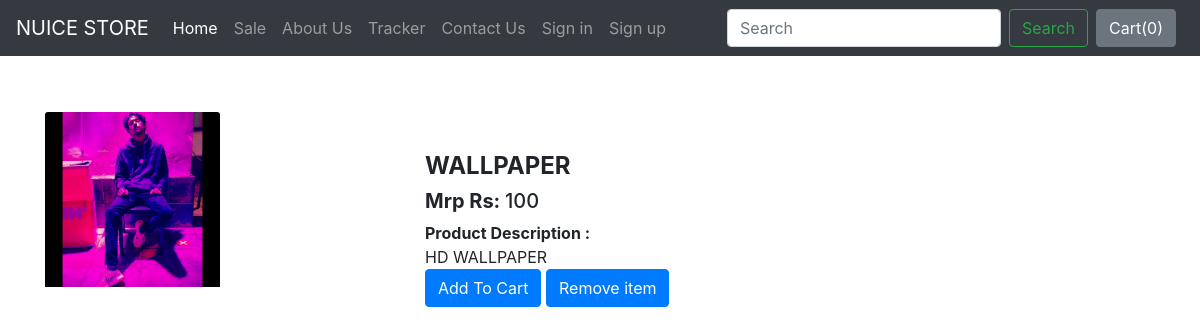
Page /shop/productview/13 on the committed database.
### shop/models.py (models this page shows)
class Product(models.Model):
    product_id = models.AutoField(primary_key=True)
    product_name = models.CharField(max_length=50)
    desc = models.CharField(max_length=300)
    category = models.CharField(max_length=50,default="")
    subcategory = models.CharField(max_length=50,default="")
    price = models.IntegerField(default=0)
    image = models.ImageField(upload_to="shop/images",default="")
    def __str__(self):
        return self.product_name

### shop/views.py (the view, shortened to what this page needs)
# urls.py: path("productview/<int:myid>",views.productview, name = "productview"),
def productview(request,myid):
    product = Product.objects.filter(product_id=myid)
    print(product)
    return render(request,'shop/productview.html',{'product':product[0]})

### shop/templates/shop/productview.html (shortened to what this page needs)
{% extends 'shop/basic.html' %}
{% block body %}
<div class ="container mt-5 ">
    <div class="row">
    <div class="col-md-4 mt-2">
            <img src='/media/{{product.image}}' class="card-img-top" width="25px" alt="...">
    </div>
    <div class="col-md-8 mt-5">
        <form action="/shop/productview/{{product.product_id}}" method="POST" >
        <h4><b>{{product.product_name}}</b></h4>
        <h5><b>Mrp Rs: </b>{{product.price}}</h5>
        <p><b>Product Description :</b> <br>{{product.desc}}<br>
            <button type='submit' name = "add" class="btn btn-primary cart">Add To Cart</button>
        <button type='submit' name="rem" class="btn btn-primary clear">Remove item</button></p>
    </form>
    </div>
    </div>
</div>
{% endblock %}

### rows in the picture
Product: image (picture), product_name "WALLPAPER", price "100", desc "HD WALLPAPER"
